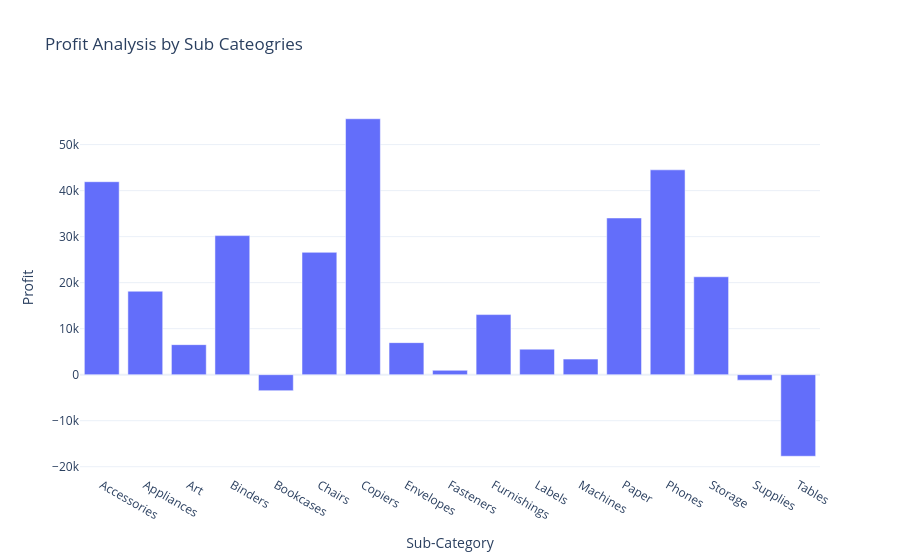

Source (notebook cell):
### Code cell
fig = px.bar(
    profit_by_SubCategory,
    x = 'Sub-Category',
    y = 'Profit',
    title = "Profit Analysis by Sub Cateogries"
)
fig.show()

### Figure 1 — Plotly figure (JSON) as saved in the notebook; plotly's stock layout.template omitted (floating-point values rounded to 4 significant figures)
{"data": [{"hovertemplate": "Sub-Category=%{x}<br>Profit=%{y}<extra></extra>", "legendgroup": "", "marker": {"color": "#636efa", "pattern": {"shape": ""}}, "name": "", "orientation": "v", "showlegend": false, "textposition": "auto", "type": "bar", "x": ["Accessories", "Appliances", "Art", "Binders", "Bookcases", "Chairs", "Copiers", "Envelopes", "Fasteners", "Furnishings", "Labels", "Machines", "Paper", "Phones", "Storage", "Supplies", "Tables"], "xaxis": "x", "y": [41940.0, 18140.0, 6528.0, 30220.0, -3473.0, 26590.0, 55620.0, 6964.0, 949.5, 13060.0, 5546.0, 3385.0, 34050.0, 44520.0, 21280.0, -1189.0, -17730.0], "yaxis": "y"}], "layout": {"barmode": "relative", "legend": {"tracegroupgap": 0}, "title": {"text": "Profit Analysis by Sub Cateogries"}, "xaxis": {"anchor": "y", "domain": [0, 1], "title": {"text": "Sub-Category"}}, "yaxis": {"anchor": "x", "domain": [0, 1], "title": {"text": "Profit"}}}}
